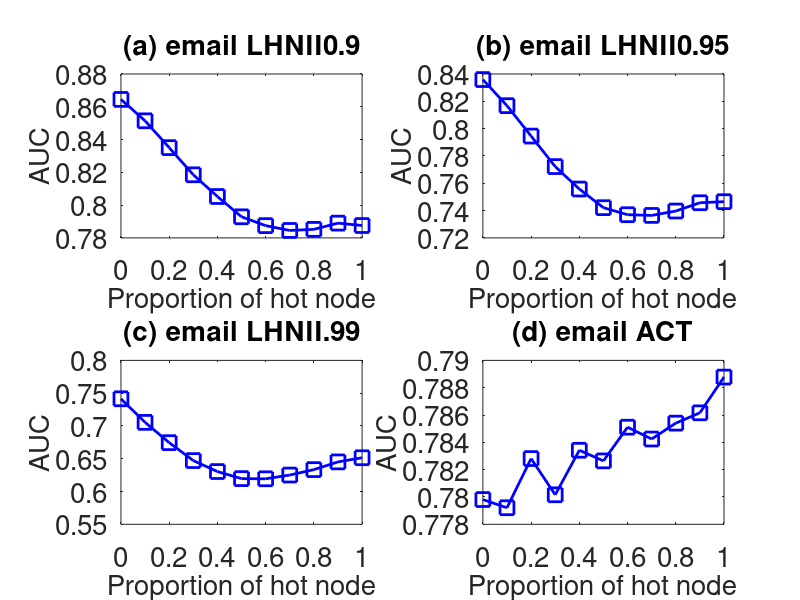

The MATLAB script that drew this image:
subplot(2,2,1);
x=0:0.1:1;
y=[0.8644798
0.8514352
0.8350704
0.8184972
0.8052472
0.7928802
0.7874838
0.7845448
0.7852028
0.7890126
0.7875502

];
plot(x,y,'-bs','LineWidth',2,'MarkerSize',10);
set(gca,'FontSize',20);
xlabel('Proportion of hot node','fontsize',20);
ylabel('AUC','fontsize',20);
title('(a) email LHNII0.9','fontsize',20);

subplot(2,2,2);
x=0:0.1:1;
y=[0.8359016
0.8168007
0.7945356
0.7722018
0.7557766
0.7421332
0.7369768
0.7364534
0.7396658
0.7457475
0.7465144

];
plot(x,y,'-bs','LineWidth',2,'MarkerSize',10);
set(gca,'FontSize',20);
xlabel('Proportion of hot node','fontsize',20);
ylabel('AUC','fontsize',20);
title('(b) email LHNII0.95','fontsize',20);

subplot(2,2,3);
x=0:0.1:1;
y=[0.7414422
0.705473
0.67454
0.647185
0.6304612
0.6196628
0.6194178
0.6251292
0.6334068
0.6451942
0.6515446

];
plot(x,y,'-bs','LineWidth',2,'MarkerSize',10);
set(gca,'FontSize',20);
xlabel('Proportion of hot node','fontsize',20);
ylabel('AUC','fontsize',20);
title('(c) email LHNII.99','fontsize',20);


subplot(2,2,4);
x=0:0.1:1;
y=[0.7798126
0.779213
0.782812
0.780161
0.7834206
0.7826432
0.785109
0.784244
0.7854056
0.7861634
0.7887784
];
plot(x,y,'-bs','LineWidth',2,'MarkerSize',10);
set(gca,'FontSize',20);
xlabel('Proportion of hot node','fontsize',20);
ylabel('AUC','fontsize',20);
title('(d) email ACT','fontsize',20);
